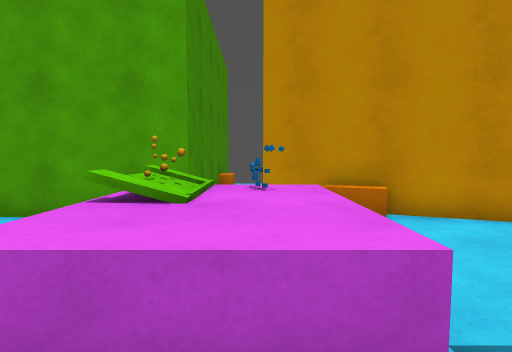
[1] (above)

13 first-person views from a walk through a 3-D level made in the Unity game engine. The camera is 1.4 m above the floor, tilts 4° down and sees 80° across. The floor is counted in squares, 1 m on a side. Each view is taken from the middle of a square. On the plan, view 1 faces up. The plan holds only what a view shows up to about 14 squares ahead; the rest is blank. Some animated figures are left out. Surface patterns are stand-ins for the level's own textures.

[2]
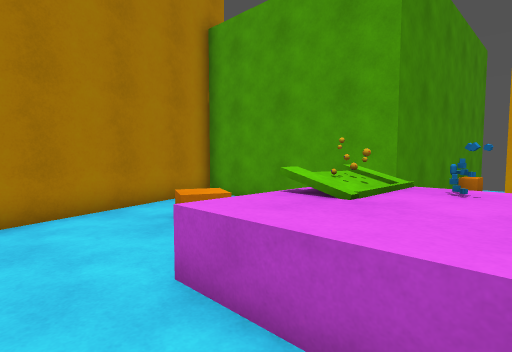

[3]
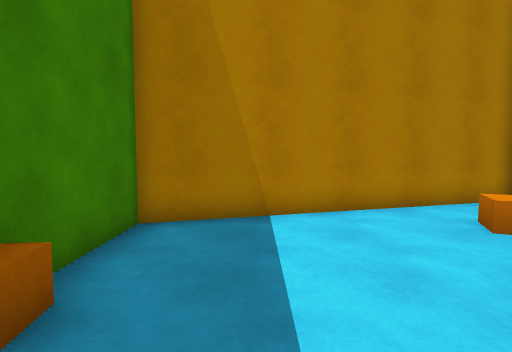

[4]
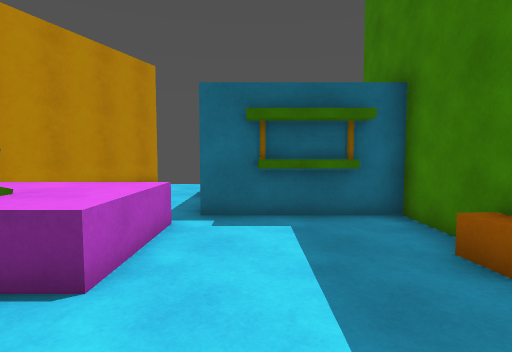

[5]
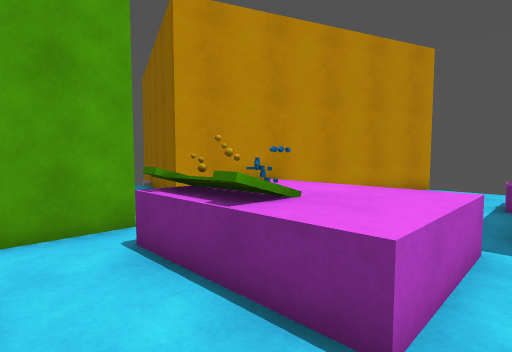

[6]
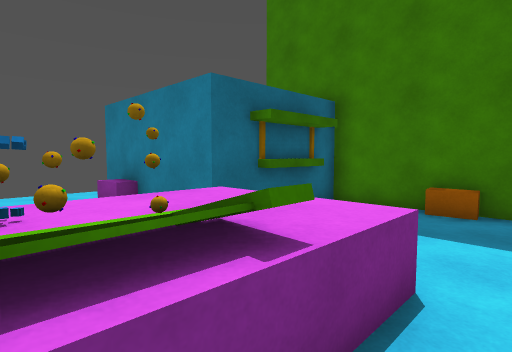

[7]
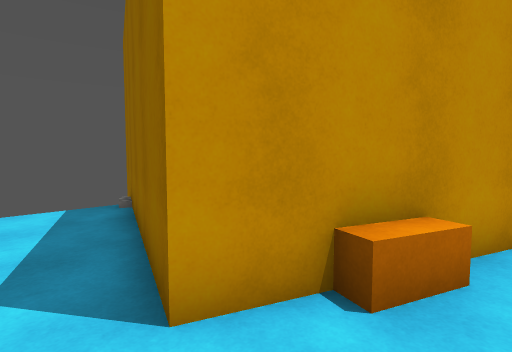

[8]
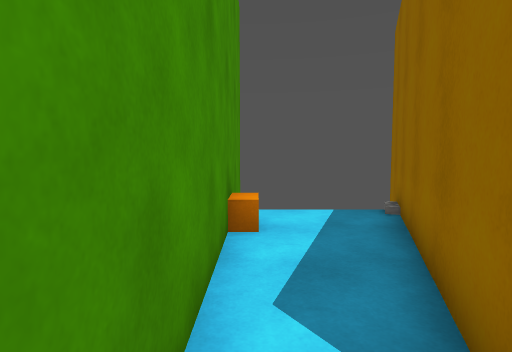

[9]
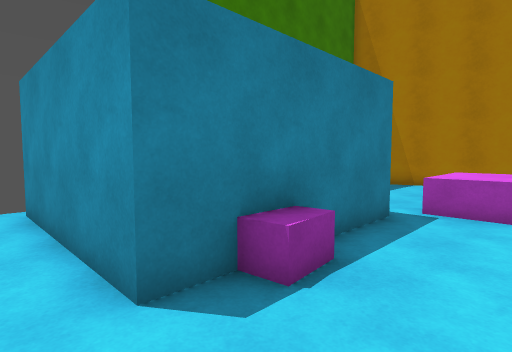

[10]
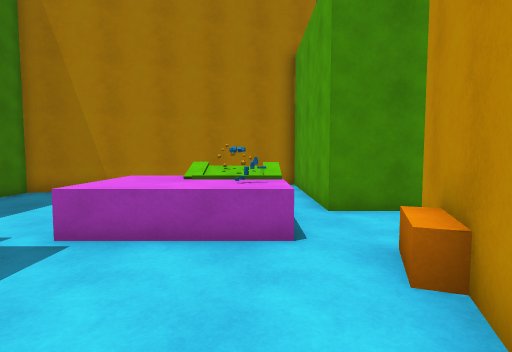

[11]
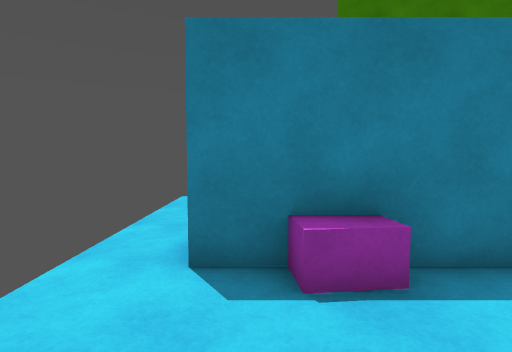

[12]
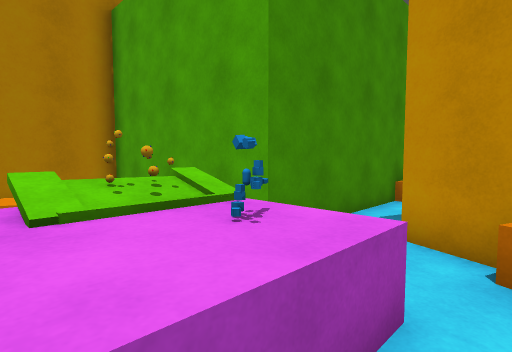

[13]
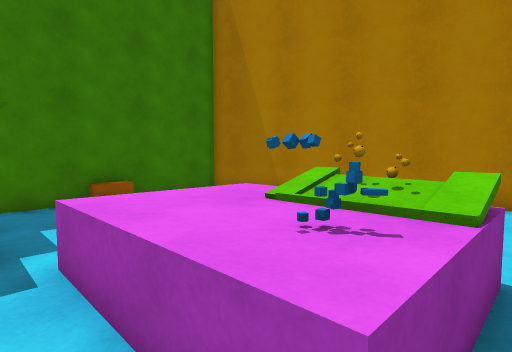

### Floor plan
Key: @ floor where view 1 was taken; # wall or solid block; . floor; ^ raised ledge; B orange block; C cube; O other object.
Columns run from 8 left of view 1 to 10 right of it. Each row starts with its distance up from view 1.
 15       #    #
 14       #...##
 13       #O..#
 12       #...#
 11       #..##
 10       #..#
  9       #..#
  8       #..#BB
  7 #######...B###
  6 #  ..........####
  5 #.....^^O^......###
  4 ##.OO.^O^^........
  3  #.O..^^^^........
  2  #....^^^^....C...
  1  ##.......####C##.
  0   #.....@.#     #.
 -1   #.......#     #.
 -2   #.......#     #.
 -3   ####OO###     #.
 -4       OO  #     #.
 -5                 ..

Where each view was taken, in squares from view 1:
view 1: 0 up, 0 right, facing up
view 2: 0 up, 1 right, facing up-left
view 3: 1 down, 1 right, facing left
view 4: 0 up, 5 left, facing right
view 5: 1 up, 4 left, facing up-right
view 6: 5 up, 3 left, facing down-right
view 7: 6 up, 1 left, facing up-right
view 8: 7 up, 1 left, facing up
view 9: 4 up, 9 right, facing down-left
view 10: 5 up, 6 right, facing left
view 11: 5 up, 7 right, facing down
view 12: 3 up, 2 right, facing up-left
view 13: 6 up, 2 right, facing down-left
